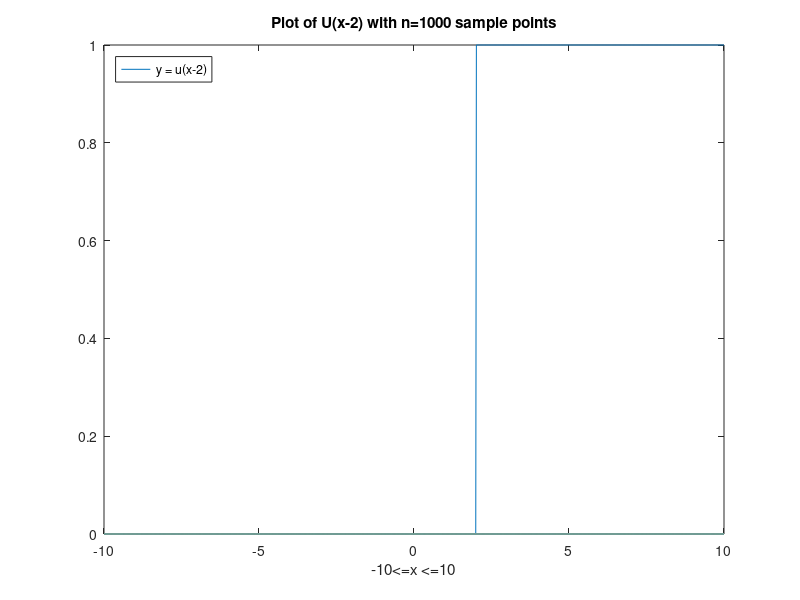

Write MATLAB code to recreate this figure.
%n = 1000 points
x = linspace(-10,10,1000);

c = zeros(1000);
for g = 1:1000
    if x(g) < 2
        c(g) = 0;
    else 
        c(g) = 1;
    end
end
plot(x,c)
title("Plot of U(x-2) with n=1000 sample points")
legend({'y = u(x-2)'},'Location','northwest')
xlabel('-10<=x <=10')



